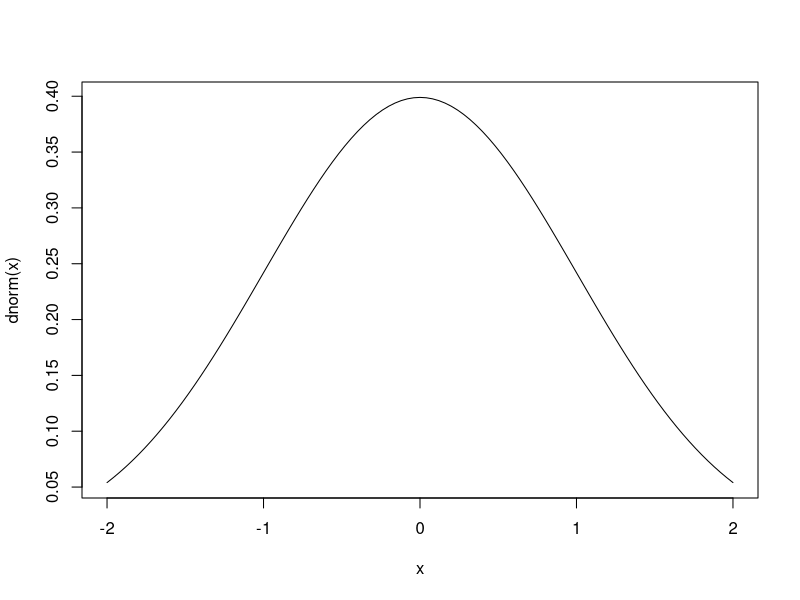

R code for this plot: (Note: a time limit stopped this script after it produced the figure.)
## ---- chunk 1
get_rate <- function(sampler,offset,n,test=t.test){
  r <- c()
    for(j in c(1:length(offset))){
      m<-c()
      for(i in c(1:n)){
      x<-sampler()
      y<-sampler()+offset[j]
      m[i] <- test(x,y)$p.value < 0.05
    }
    r[j] <- mean(m)
  }
  r
}
curve(dnorm(x),-2,2)
curve(get_rate(function() rnorm(30),x,10000),0,2)
curve(get_rate(function() rnorm(30),x,10000,wilcox.test),0,2,add=T,col='blue')

curve(dgamma(x,2,2),0,10)
curve(get_rate(function() rgamma(30,2,2),x,10000),0,2)
curve(get_rate(function() rgamma(30,2,2),x,10000,wilcox.test),0,2,add=T,col='blue')

curve(dgamma(x,9,2),0,10)
curve(get_rate(function() rgamma(30,9,2),x,10000),0,2)
curve(get_rate(function() rgamma(30,9,2),x,10000,wilcox.test),0,2,add=T,col='blue')

curve(dt(x,1),-2,2)
curve(get_rate(function() rt(30,1),x,10000,wilcox.test),0,8,col='blue')
curve(get_rate(function() rt(30,1),x,10000),0,8,add=T)
